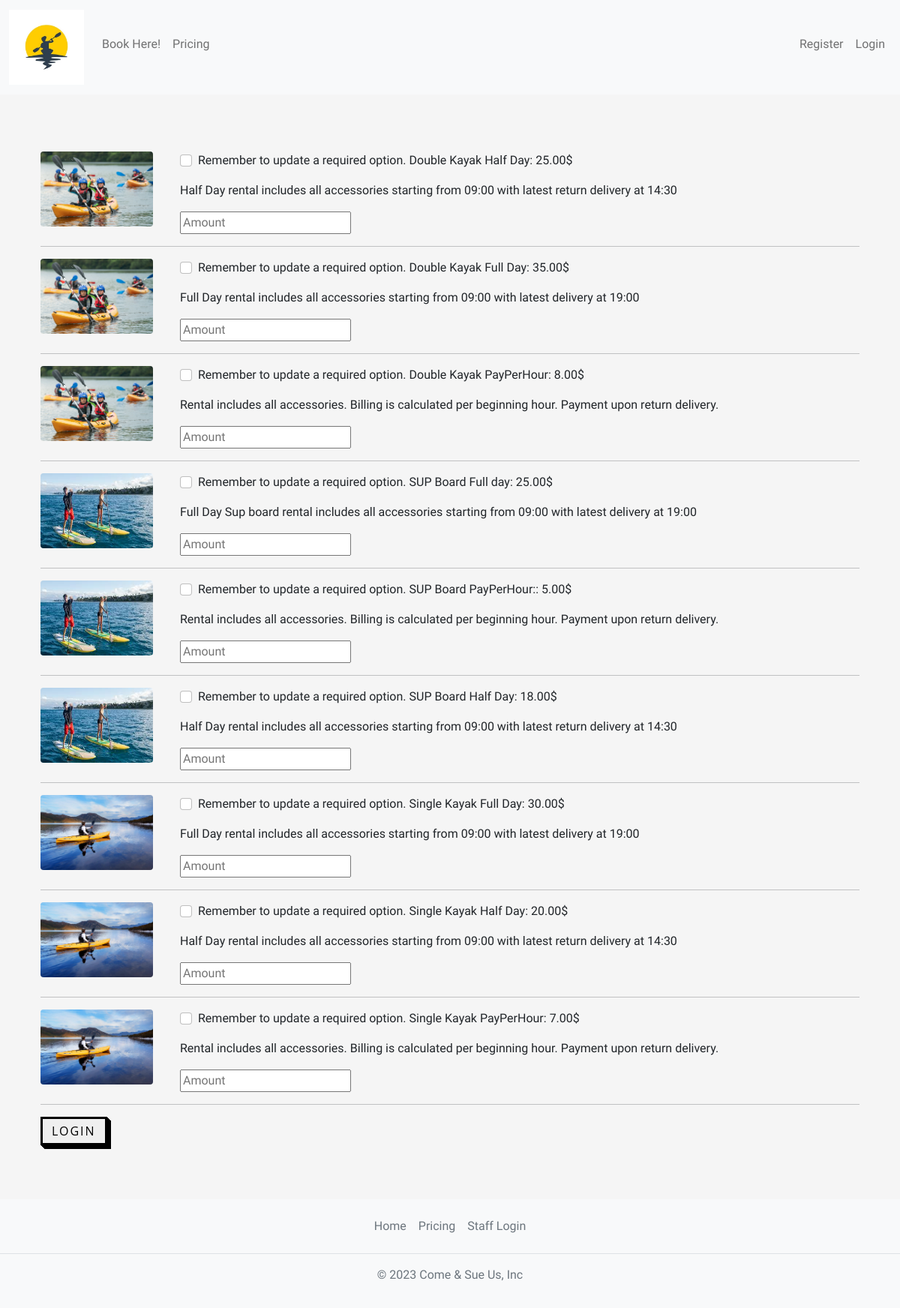
The page /order/ on the database its author committed.
### home/models.py (models this page shows, shortened)
class Variant(models.Model):
    name = models.CharField(max_length=100)
    description = models.TextField()
    image = models.ImageField(upload_to='variants_images/')
    price = models.DecimalField(max_digits=5, decimal_places=2)

### home/views.py (the view, shortened to what this page needs)
# urls.py: path('order/', Order.as_view(), name='order'),
class Order(View):
    def get(self, request, *args, **kwargs):
        variants = Variant.objects.all()
        context = {
            'variants': variants,
        }
        return render(request, 'home/order.html', context) # Make sure to edit this template.

### home/templates/home/order.html (shortened to what this page needs)
{% extends 'base.html' %}
{% block content %}
<div class="container mb-5">
    <div class="row justify-content-center mt-1">
        <div class="col-md-12 col-sm-12 p-4">
            <form method="POST">
                <div class="pt-5">
                    {% for variant in variants %}
                    <div class="row">
                        <div class="col-md-2 col-sm-12">
                            <img class="rounded" src="{{ variant.image.url }}" width="150" height="100"/>
                        </div>
                        <div class="col-md-8 col-sm-12">
                            <div class="d-flex flex-row">
                                <div class="form-group form-check">
                                    <input type="checkbox" name="items[]" class="form-check-input" value="{{ variant.pk }}">
                                    <label class="form-check-label">Remember to update a required option. {{ variant.name }}</label>
                                </div>
                                <p class="font-weight-bold pl-5">:  {{ variant.price }}$</p>
                            </div>
                            <p>{{ variant.description }}</p>
                            <input name="people[]" type="number" placeholder="Amount" default="1">
                        </div>
                    </div>
                    <hr />
                {% endfor %}
<button type="button" class="button-style" data-bs-toggle="modal" data-bs-target="#exampleModal">
  {% if user.is_authenticated %}
    Send Order
    {% else %}
    Login
    {% endif %}
  </button>
            </form>
        </div>
    </div>
</div>
{% endblock content %}

### static/css/style.css (style rules this page uses)
html, body { height: 100%; font-family: 'Days One', sans-serif; font-family: 'Kdam Thmor Pro', sans-serif; }
body { display: flex; flex-direction: column; position: relative; margin: 0; padding-bottom: 6rem; }
.button-style { font-family: "Open Sans", sans-serif; font-size: 16px; letter-spacing: 2px; text-decoration: none; text-transform: uppercase; color: #000; cursor: pointer; border: 3px solid; padding: 0.25em 0.5em; box-shadow: 1px 1px 0px 0px, 2px 2px 0px 0px, 3px 3px 0px 0px, 4px 4px 0px 0px, 5px 5px 0px 0px; position: relative; user-select: none; -webkit-user-select: none; touch-action: manipulation; }
@media (min-width: 768px) { .button-style { padding: 0.25em 0.75em; } }

### rows shown on the page
Variant: image (picture), name "Double Kayak Half Day", price "25.00", description "Half Day rental includes all accessories starting from 09:00 with latest return delivery at 14:30"
Variant: image (picture), name "Double Kayak Full Day", price "35.00", description "Full Day rental includes all accessories starting from 09:00 with latest delivery at 19:00"
Variant: image (picture), name "Double Kayak PayPerHour", price "8.00", description "Rental includes all accessories. Billing is calculated per beginning hour. Payment upon return delivery."
Variant: image (picture), name "SUP Board Full day", price "25.00", description "Full Day Sup board rental includes all accessories starting from 09:00 with latest delivery at 19:00"
Variant: image (picture), name "SUP Board PayPerHour:", price "5.00", description "Rental includes all accessories. Billing is calculated per beginning hour. Payment upon return delivery."
Variant: image (picture), name "SUP Board Half Day", price "18.00", description "Half Day rental includes all accessories starting from 09:00 with latest return delivery at 14:30"
Variant: image (picture), name "Single Kayak Full Day", price "30.00", description "Full Day rental includes all accessories starting from 09:00 with latest delivery at 19:00"
Variant: image (picture), name "Single Kayak Half Day", price "20.00", description "Half Day rental includes all accessories starting from 09:00 with latest return delivery at 14:30"
Variant: image (picture), name "Single Kayak PayPerHour", price "7.00", description "Rental includes all accessories. Billing is calculated per beginning hour. Payment upon return delivery."
